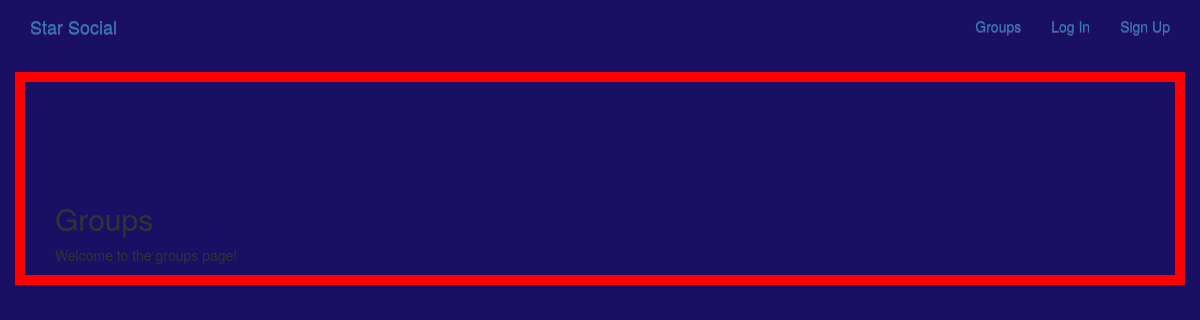
The app's page /groups/, older data.
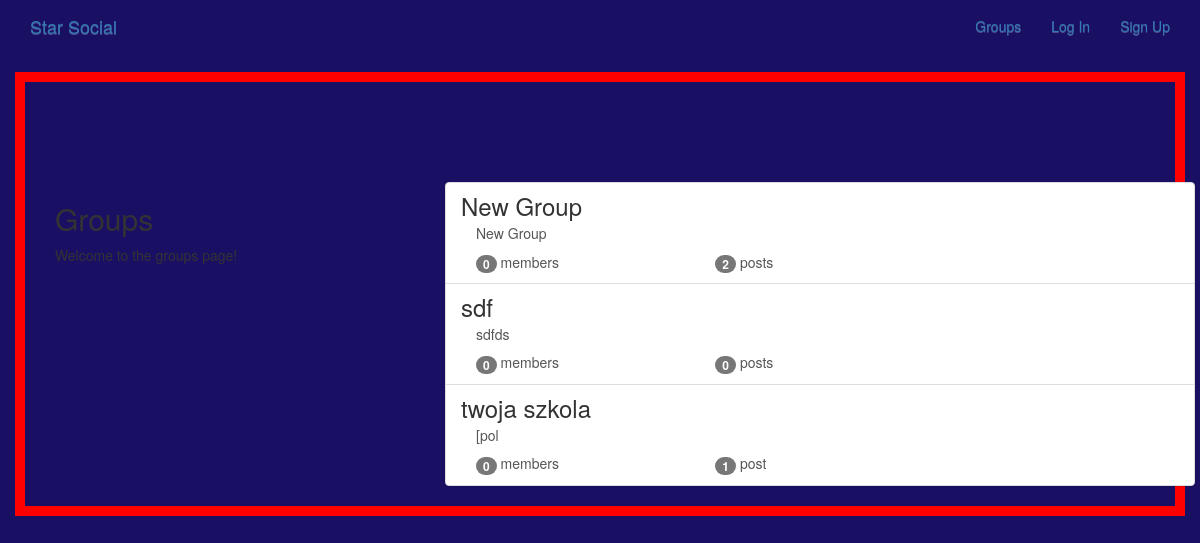
The same page, newer data.
### groups/models.py (models this page shows, shortened)
class Group(models.Model):
    name = models.CharField(max_length=256, unique=True)
    slug = models.SlugField(allow_unicode=True,unique=True)
    description = models.TextField(blank=True, default='')
    description_html = models.TextField(editable=False, default='',blank=True)
    members = models.ManyToManyField(User, through="GroupMember")
    class Meta:
        ordering = ['name']

### groups/views.py (the view)
# urls.py: path('', views.ListGroups.as_view(), name='all'),
class ListGroups(generic.ListView):
    model = Group

### groups/templates/groups/group_list.html (shortened to what this page needs)
{% extends 'groups/group_base.html' %}
{% block pregroup %}
    <div class="col-md-4">
        <div class="content">
            <h2>Groups</h2>
            <p>Welcome to the groups page!</p>
        </div>
    </div>
{% endblock %}
{% block group_content %}
    <div class="col-md-8">
        <div class="list-group">
        {% for group in object_list %}
        <a class="list-group-item" href="{% url 'groups:single' slug=group.slug %}">
            <h3 class="title list-group-item-heading">{{group.name}}</h3>
                <div class="list-group-item-text container-fluid">
                    {{group.description_html|safe}}
                    <div class="row">
                        <div class="col-md-4">
                            <span class="badge">{{group.members.count}}</span>
                            member{{group.members.count|pluralize}}
                        </div>
                        <div class="col-md-4">
                            <spam class="badge">{{group.posts.count}}</spam>
                            post{{group.posts.count|pluralize}}
                        </div>
                    </div>
                </div>
            </a>
        {% endfor %}
        </div>
    </div>
{% endblock %}

### groups/templates/groups/group_base.html (shortened to what this page needs)
{% extends 'base.html' %}
{% block content %}
    <div class="container">
        <div class="row">
            {% block pregroup %}{% endblock %}
            {% block group_content %}{% endblock %}
        </div>
    </div>
{% endblock %}

### templates/base.html (shortened to what this page needs)
<!DOCTYPE html>
<html lang="en">
{% load static %}
<head>
    <link rel="stylesheet" href="https://maxcdn.bootstrapcdn.com/bootstrap/3.3.7/css/bootstrap.min.css">
    <link rel="stylesheet" href="https://maxcdn.bootstrapcdn.com/bootstrap/3.3.7/css/bootstrap-theme.min.css">
    <link rel="stylesheet" href="{% static 'simplesocial/templates/css/master.css'%}">
</head>
<body>
<nav class="navbar mynav" role="navigation" id="navbar">
    <div class="container">
        <a class="navbar-brand mynav" href="{% url 'home' %}">Star Social</a>
        <ul class="nav navbar-nav navbar-right">
            {% if user.is_authenticated %}
                <li><a href="{% url 'posts:create' %}">Post</a></li>
                <li><a href="{% url 'groups:all' %}">Groups</a></li>
                <li><a href="{% url 'groups:create' %}">Create Group</a></li>
                <li><a href="{% url 'accounts:logout' %}">Log Out</a></li>
            {% else %}
                <li><a href="{% url 'groups:all' %}">Groups</a></li>
                <li><a href="{% url 'accounts:login' %}">Log In</a></li>
                <li><a href="{% url 'accounts:signup' %}">Sign Up</a></li>
            {% endif %}
        </ul>
    </div>
</nav>
<div class="container mycontent">
    {% block content %}
    {% endblock %}
</div>
</body>
</html>

### static/css/master.css (style rules this page uses)
.mycontent { padding-top: 100px; border: 10px solid red; }
html, body { height: 100%; width: 100%; overflow: hidden; background: #191063; margin: 0; }

Row changes from the older to the newer data that the page shows:
added Group: name "New Group", description_html "New Group", members.count "0", posts.count "2"
added Group: name "sdf", description_html "sdfds", members.count "0", posts.count "0"
added Group: name "twoja szkola", description_html "[pol", members.count "0", posts.count "1"
